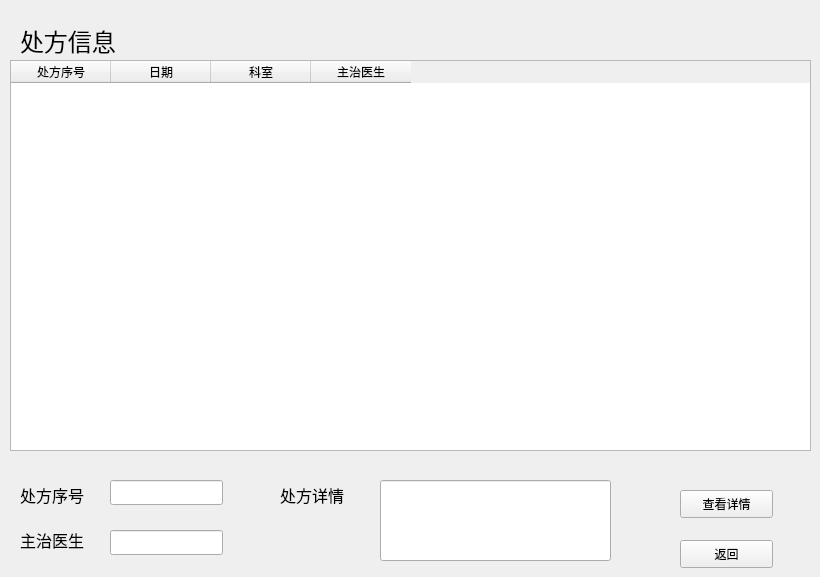
        <widget class="QWidget" name="page_prescription">
         <widget class="QLabel" name="label_prescription_info">
          <property name="geometry">
           <rect>
            <x>20</x>
            <y>20</y>
            <width>131</width>
            <height>41</height>
           </rect>
          </property>
          <property name="text">
           <string>&lt;html&gt;&lt;head/&gt;&lt;body&gt;&lt;p&gt;&lt;span style=&quot; font-size:18pt;&quot;&gt;处方信息&lt;/span&gt;&lt;/p&gt;&lt;/body&gt;&lt;/html&gt;</string>
          </property>
         </widget>
         <widget class="QTableWidget" name="tableWidget_prescription">
          <property name="geometry">
           <rect>
            <x>10</x>
            <y>60</y>
            <width>801</width>
            <height>391</height>
           </rect>
          </property>
          <column>
           <property name="text">
            <string>处方序号</string>
           </property>
          </column>
          <column>
           <property name="text">
            <string>日期</string>
           </property>
          </column>
          <column>
           <property name="text">
            <string>科室</string>
           </property>
          </column>
          <column>
           <property name="text">
            <string>主治医生</string>
           </property>
          </column>
         </widget>
         <widget class="QLabel" name="label_prescription_id">
          <property name="geometry">
           <rect>
            <x>20</x>
            <y>480</y>
            <width>91</width>
            <height>31</height>
           </rect>
          </property>
          <property name="text">
           <string>&lt;html&gt;&lt;head/&gt;&lt;body&gt;&lt;p&gt;&lt;span style=&quot; font-size:12pt;&quot;&gt;处方序号&lt;/span&gt;&lt;/p&gt;&lt;/body&gt;&lt;/html&gt;</string>
          </property>
         </widget>
         <widget class="QLabel" name="label_pre_doctor">
          <property name="geometry">
           <rect>
            <x>20</x>
            <y>520</y>
            <width>81</width>
            <height>41</height>
           </rect>
          </property>
          <property name="text">
           <string>&lt;html&gt;&lt;head/&gt;&lt;body&gt;&lt;p&gt;&lt;span style=&quot; font-size:12pt;&quot;&gt;主治医生&lt;/span&gt;&lt;/p&gt;&lt;/body&gt;&lt;/html&gt;</string>
          </property>
         </widget>
         <widget class="QLineEdit" name="lineEdit_prescription_id">
          <property name="geometry">
           <rect>
            <x>110</x>
            <y>480</y>
            <width>113</width>
            <height>25</height>
           </rect>
          </property>
         </widget>
         <widget class="QLineEdit" name="lineEdit_prescription_doctor">
          <property name="geometry">
           <rect>
            <x>110</x>
            <y>530</y>
            <width>113</width>
            <height>25</height>
           </rect>
          </property>
         </widget>
         <widget class="QLabel" name="label_predetail">
          <property name="geometry">
           <rect>
            <x>280</x>
            <y>480</y>
            <width>91</width>
            <height>31</height>
           </rect>
          </property>
          <property name="text">
           <string>&lt;html&gt;&lt;head/&gt;&lt;body&gt;&lt;p&gt;&lt;span style=&quot; font-size:12pt;&quot;&gt;处方详情&lt;/span&gt;&lt;/p&gt;&lt;/body&gt;&lt;/html&gt;</string>
          </property>
         </widget>
         <widget class="QLineEdit" name="lineEdit_predetail">
          <property name="geometry">
           <rect>
            <x>380</x>
            <y>480</y>
            <width>231</width>
            <height>81</height>
           </rect>
          </property>
         </widget>
         <widget class="QPushButton" name="pushButton_prescription_detail">
          <property name="geometry">
           <rect>
            <x>680</x>
            <y>490</y>
            <width>93</width>
            <height>28</height>
           </rect>
          </property>
          <property name="text">
           <string>查看详情</string>
          </property>
         </widget>
         <widget class="QPushButton" name="pushButton_prescription_back">
          <property name="geometry">
           <rect>
            <x>680</x>
            <y>540</y>
            <width>93</width>
            <height>28</height>
           </rect>
          </property>
          <property name="text">
           <string>返回</string>
          </property>
         </widget>
        </widget>
